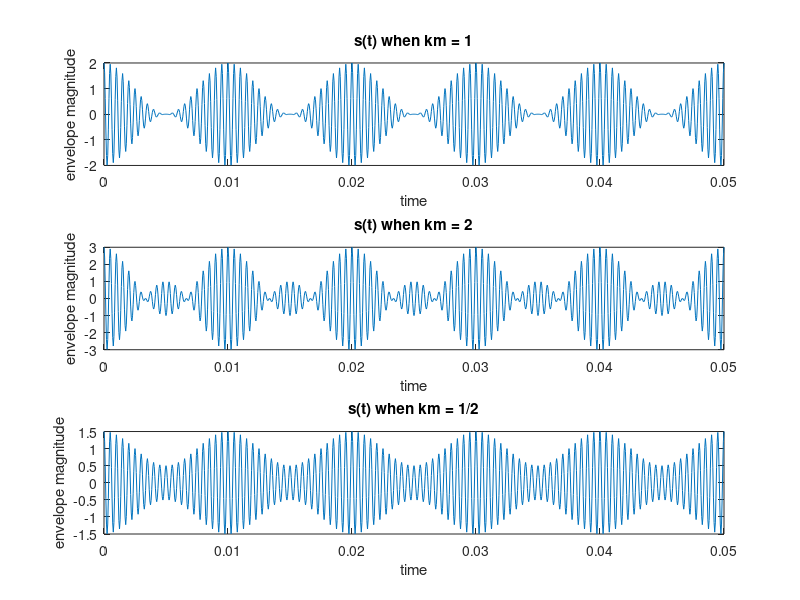
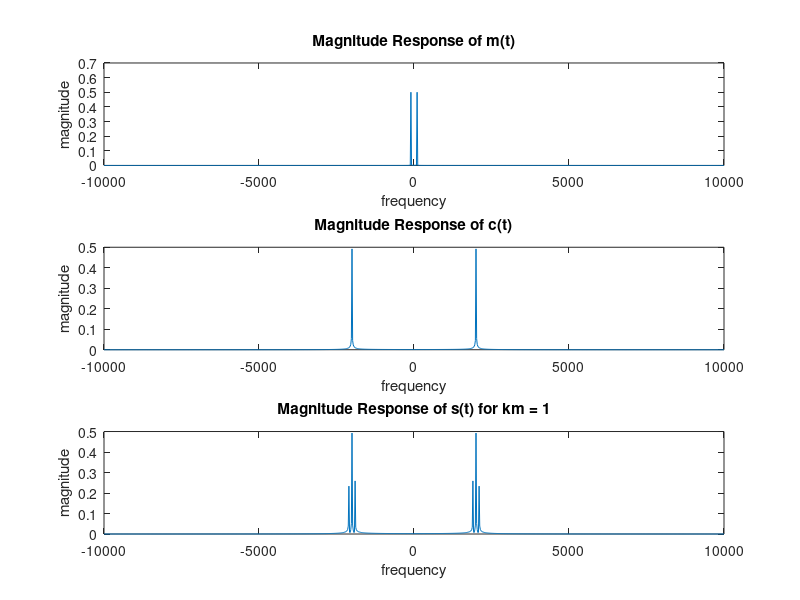
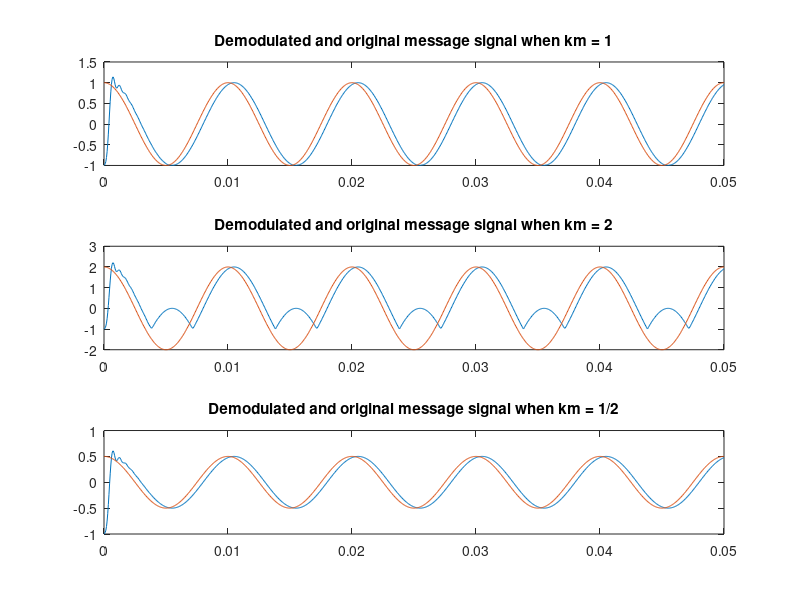

The MATLAB script that drew these images, in order:
# Amplitude Modulation
Fs = 20000;
t = 0:1/Fs:0.05;
fm = 100;
fc =  2000;
km1 = 1;
km2 = 2;
km3 = 1/2;
Ac = 1;
n = 10;
m1 = Ac.*cos(2*pi*fm*t);
m2 = Ac*km2.*cos(2*pi*fm*t);   
m3 = Ac*km3.*cos(2*pi*fm*t);

c = Ac.*cos(2*pi*fc*t);
s1 = Ac.*(1 + km1.*cos(2*pi*fm*t)).*cos(2*pi*fc*t);
s2 = Ac.*(1 + km2.*cos(2*pi*fm*t)).*cos(2*pi*fc*t);
s3 = Ac.*(1 + km3.*cos(2*pi*fm*t)).*cos(2*pi*fc*t);

N = 1001;
w = linspace(-Fs/2,Fs/2,N);

figure(1)
subplot(311)
plot(t,s1)
title('s(t) when km = 1')
xlabel('time')
ylabel('envelope magnitude')

subplot(312)
plot(t,s2)
title('s(t) when km = 2')
xlabel('time')
ylabel('envelope magnitude')

subplot(313)
plot(t,s3)
title('s(t) when km = 1/2')
xlabel('time')
ylabel('envelope magnitude')


figure(2)

subplot(311)
plot(w,abs(fftshift(fft(m1,N)/N)))
title('Magnitude Response of m(t)')
xlabel('frequency')
ylabel('magnitude')

subplot(312)
plot(w,abs(fftshift(fft(c,N)/N)))
title('Magnitude Response of c(t)')
xlabel('frequency')
ylabel('magnitude')

subplot(313)
plot(w,abs(fftshift(fft(s1,N)/N)))
title('Magnitude Response of s(t) for km = 1')
xlabel('frequency')
ylabel('magnitude')

x1 = 2.*s1.*s1;
x2 = 2.*s2.*s2;
x3 = 2.*s3.*s3;

[b1,a1] = butter(n,fc/(Fs/2),'low');
x1f = filter(b1,a1,x1);

[b2,a2] = butter(n,fc/(Fs/2),'low');
x2f = filter(b2,a2,x2);

[b3,a3] = butter(n,fc/(Fs/2),'low');
x3f = filter(b3,a3,x3);

x1d = sqrt(abs(x1f));
x2d = sqrt(abs(x2f));
x3d = sqrt(abs(x3f));

mh1 = x1d-1;
mh2 = x2d-1;
mh3 = x3d-1;

figure(3)
subplot(311)
plot(t,mh1)
hold on
plot(t,m1)
title('Demodulated and original message signal when km = 1')

subplot(312)
plot(t,mh2)
hold on
plot(t,m2)
title('Demodulated and original message signal when km = 2')

subplot(313)
plot(t,mh3)
hold on
plot(t,m3)
title('Demodulated and original message signal when km = 1/2')

